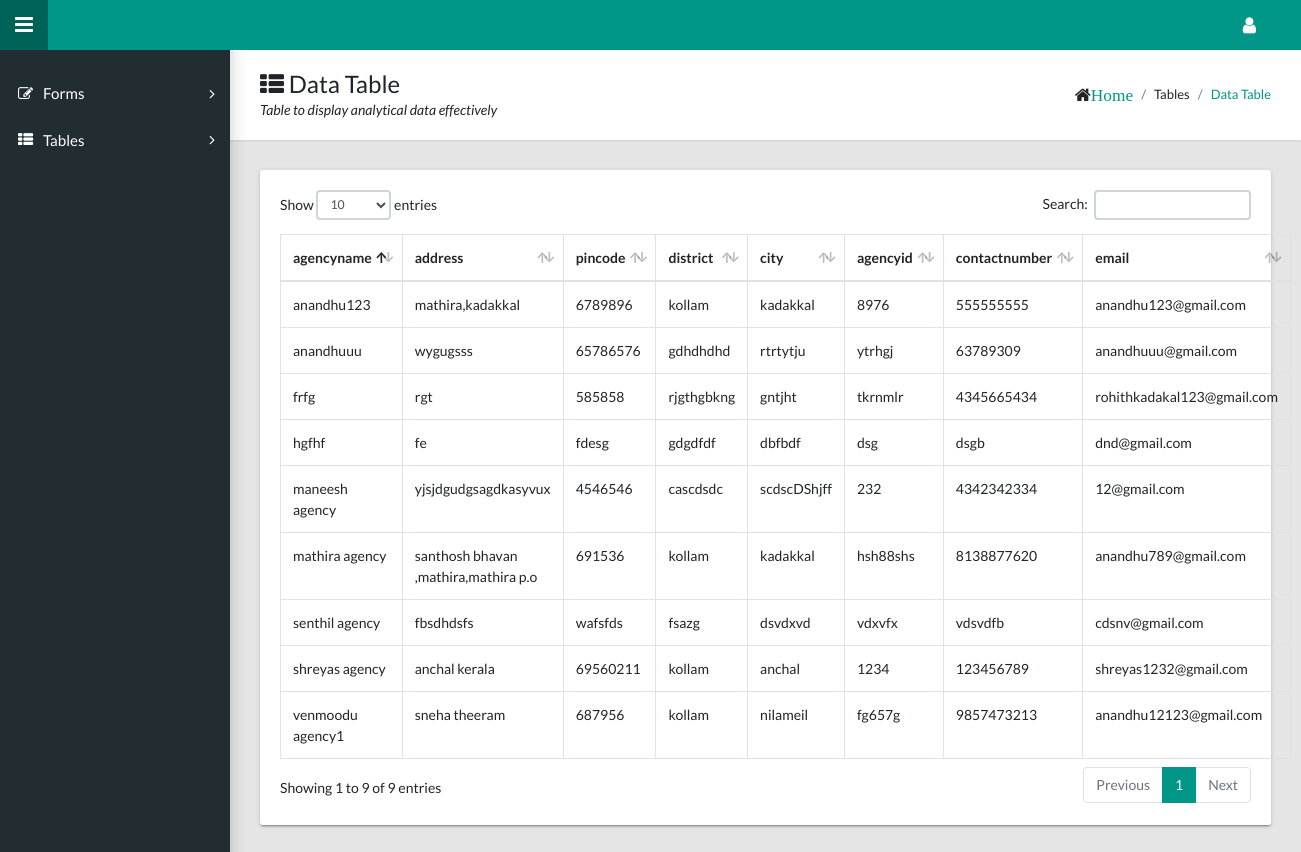
/agencyview (signed in), run on the app's committed database.
### home/models.py (models this page shows)
class Home(models.Model):
    agencyname=models.CharField(max_length=255)
    address=models.TextField(max_length=255)
    pincode=models.IntegerField(null=True)
    district=models.CharField(max_length=255)
    city=models.CharField(max_length=255)
    agencyid=models.CharField(max_length=255)
    contactnumber=models.IntegerField(null=True)
    email=models.EmailField(max_length=255,unique=True,error_messages={'unique': 'This email address is already in use.'})
    password=models.CharField(max_length=255)
    user_type=models.CharField(max_length=255,default='agency')

### home/views.py (the view)
# urls.py: path('agencyview',views.agv,name='agencyview'),
@no_cache
def agv(request):
    user_id=request.session.get('Home15_id')
    try:
        User=Home15.objects.get(id=user_id)
    except Home15.DoesNotExist:
        return redirect('new')
    stu=Home.objects.all().values()
    return render(request,'agencyview.html',{'stu':stu})

### home/templates/agencyview.html (shortened to what this page needs)
<!DOCTYPE html>
<html lang="en">
  {% load static %}
  <head>
    <link rel="stylesheet" type="text/css" href="{% static 'vali-master/docs/css/main.css' %}">
    <link rel="stylesheet" type="text/css" href="https://maxcdn.bootstrapcdn.com/font-awesome/4.7.0/css/font-awesome.min.css">
  </head>
  <body class="app sidebar-mini rtl">
     <header class="app-header">{% comment %}<a class="app-header__logo" href="index.html">Vali</a> {% endcomment %}
      <a class="app-sidebar__toggle" href="#" data-toggle="sidebar" aria-label="Hide Sidebar"></a>
      <ul class="app-nav">
        <li class="dropdown"><a class="app-nav__item" href="#" data-toggle="dropdown" aria-label="Open Profile Menu"><i class="fa fa-user fa-lg"></i></a>
        </li>
      </ul>
    </header>
    <aside class="app-sidebar">
      <ul class="app-menu">
        <li class="treeview"><a class="app-menu__item" href="#" data-toggle="treeview"><i class="app-menu__icon fa fa-edit"></i><span class="app-menu__label">Forms</span><i class="treeview-indicator fa fa-angle-right"></i></a>
        </li>
        <li class="treeview">
          <a class="app-menu__item" href="#" data-toggle="treeview">
            <i class="app-menu__icon fa fa-th-list"></i>
            <span class="app-menu__label">Tables</span>
            <i class="treeview-indicator fa fa-angle-right"></i>
          </a>
        </li>
    </aside>
    <main class="app-content">
      <div class="app-title">
        <div>
          <h1><i class="fa fa-th-list"></i> Data Table</h1>
          <p>Table to display analytical data effectively</p>
        </div>
        <ul class="app-breadcrumb breadcrumb side">
          <li class="breadcrumb-item"><span class="fa fa-home fa-lg"><a href="adminhomebutton">home</a></span></li>
          <li class="breadcrumb-item">Tables</li>
          <li class="breadcrumb-item active"><a href="#">Data Table</a></li>
        </ul>
      </div>
      <div class="row">
        <div class="col-md-12">
          <div class="tile">
            <div class="tile-body">
              <table class="table table-hover table-bordered" id="sampleTable">
                <thead>
                  <tr><th>agencyname</th>
                    <th>address</th>
                    <th>pincode</th>
                    <th>district</th>
                    <th>city</th>
                    <th>agencyid</th>
                    <th>contactnumber</th>
                    <th>email</th>
                  </tr></thead><tbody>
                  {% for stu in stu %}
                  <tr>
                    <td>{{stu.agencyname}}</td>
                    <td>{{stu.address}}</td>
                    <td>{{stu.pincode}}</td>
                    <td>{{stu.district}}</td>
                    <td>{{stu.city}}</td>
                    <td>{{stu.agencyid}}</td>
                    <td>{{stu.contactnumber}}</td>
                    <td>{{stu.email}}</td>
                    </tr>
                      {% endfor %}
                </tbody>
              </table>
            </div>
          </div>
        </div>
      </div>
    </main>
  </body>
</html>

### data on the page
Home: agencyname "senthil agency", address "fbsdhdsfs", pincode "wafsfds", district "fsazg", city "dsvdxvd", agencyid "vdxvfx", contactnumber "vdsvdfb", email "cdsnv@gmail.com"
Home: agencyname "hgfhf", address "fe", pincode "fdesg", district "gdgdfdf", city "dbfbdf", agencyid "dsg", contactnumber "dsgb", email "dnd@gmail.com"
Home: agencyname "maneesh agency", address "yjsjdgudgsagdkasyvux", pincode "4546546", district "cascdsdc", city "scdscDShjff", agencyid "232", contactnumber "4342342334", email "12@gmail.com"
Home: agencyname "anandhuuu", address "wygugsss", pincode "65786576", district "gdhdhdhd", city "rtrtytju", agencyid "ytrhgj", contactnumber "63789309", email "anandhuuu@gmail.com"
Home: agencyname "shreyas agency", address "anchal kerala", pincode "69560211", district "kollam", city "anchal", agencyid "1234", contactnumber "123456789", email "shreyas1232@gmail.com"
Home: agencyname "anandhu123", address "mathira,kadakkal", pincode "6789896", district "kollam", city "kadakkal", agencyid "8976", contactnumber "555555555", email "anandhu123@gmail.com"
Home: agencyname "frfg", address "rgt", pincode "585858", district "rjgthgbkng", city "gntjht", agencyid "tkrnmlr", contactnumber "4345665434", email "rohithkadakal123@gmail.com"
Home: agencyname "venmoodu agency1", address "sneha theeram", pincode "687956", district "kollam", city "nilameil", agencyid "fg657g", contactnumber "9857473213", email "anandhu12123@gmail.com"
Home: agencyname "mathira agency", address "santhosh bhavan ,mathira,mathira p.o", pincode "691536", district "kollam", city "kadakkal", agencyid "hsh88shs", contactnumber "8138877620", email "anandhu789@gmail.com"
